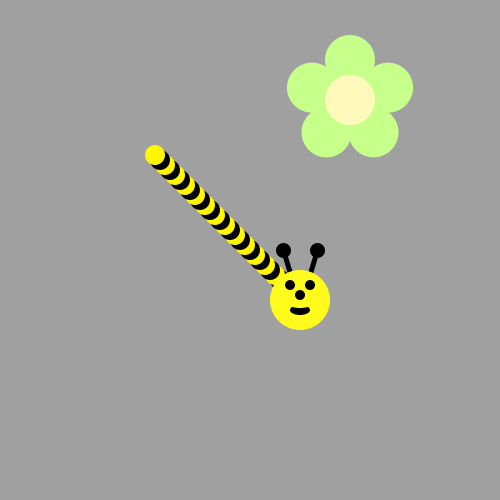
Frame 1 (no input)
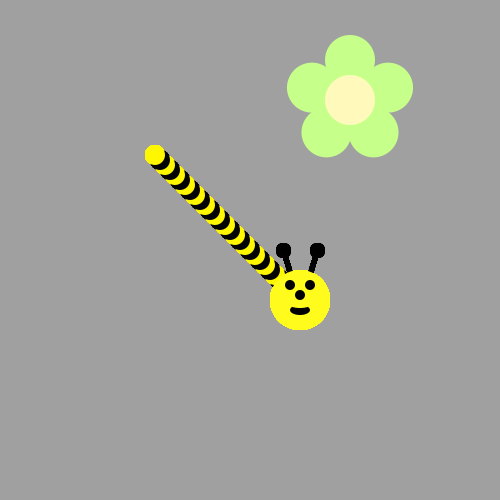
Frame 60 (the mouse pressed at the canvas centre just before this capture)
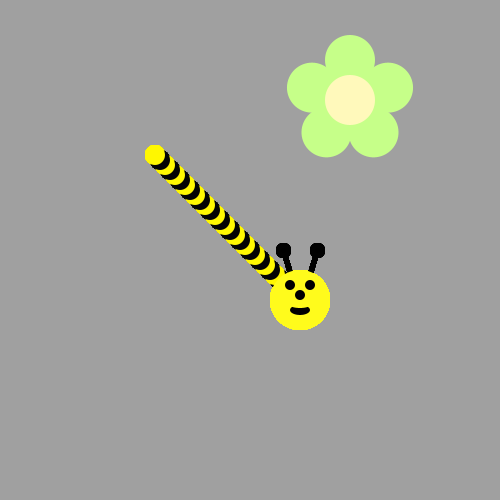
Frame 120 (the mouse held since frame 60 and released just before this capture)

The Processing sketch that drew these frames (run headless with seeded random() and noise(); from frame 60 on, the mouse is pressed at the canvas centre):

// Processing sketch: bumble_bee
// ── bumble_bee.pde

void setup() {
     ellipseMode(CENTER);
     size(500, 500);
     background(160, 160, 160);
     drawFlower(350, 100);
}

void draw() {
  
// First run the program and you should see a flower.  
  int x = 300;
  int y = 300;
 for(int i = 0; i < 30; i++) {
   if(i%2==0){
     fill(#030303);
   }
 else{
   fill(#FFF700);
 }
   ellipse(x, y, 20, 20);
   x -= 5;
   y -= 5;
 }
   drawBeeFace(300, 300);
   
/* Then, use a loop to make a body for the Bee! 
(see the image on the recipe, it's a diagonal line of circles)
Use modulo to make the colors alternate between yellow and black
*/



/*
Now put his head on using drawBeeFace(x,y)
*/

}

/**************   Use these methods but  DON'T CHANGE THE CODE BELOW  **************/

void drawFlower(int x, int y) {
     noStroke();
     translate(x, y);
     // draw 5 petals, rotating after each one
     fill(#c6ff89);      // green
      for (int i = 0; i < 5; i++) {
           ellipse(0, -40, 50, 50);
          rotate(radians(72));
     }
     fill(#fff9bb); // light yellow
     ellipse(0, 0, 50, 50);
} 
void drawBeeFace(int BeeFaceX, int BeeFaceY) {
     noStroke();
     fill(0, 0, 0);
     stroke(1);
     strokeWeight(5);
     line(BeeFaceX-10, BeeFaceY-27, BeeFaceX-17, BeeFaceY-50);
     line(BeeFaceX+10, BeeFaceY-27, BeeFaceX+17, BeeFaceY-50);
     ellipse(BeeFaceX-17, BeeFaceY-50, 10, 10);
     ellipse(BeeFaceX+17, BeeFaceY-50, 10, 10);
     noStroke();
     fill(255, 251, 28);
     ellipse(BeeFaceX, BeeFaceY, 60, 60); // face
     fill(255, 237, 209);
     fill(0,0,0);
      ellipse(BeeFaceX-10, BeeFaceY-15, 10, 10); // eyes
     ellipse(BeeFaceX+10, BeeFaceY-15, 10, 10);
      ellipse(BeeFaceX, BeeFaceY-5, 10, 10); // nose
      ellipse(BeeFaceX, BeeFaceY+10, 20, 10);// mouth
     fill(255, 251, 28);
     ellipse(BeeFaceX, BeeFaceY+5, 20, 6);
}
